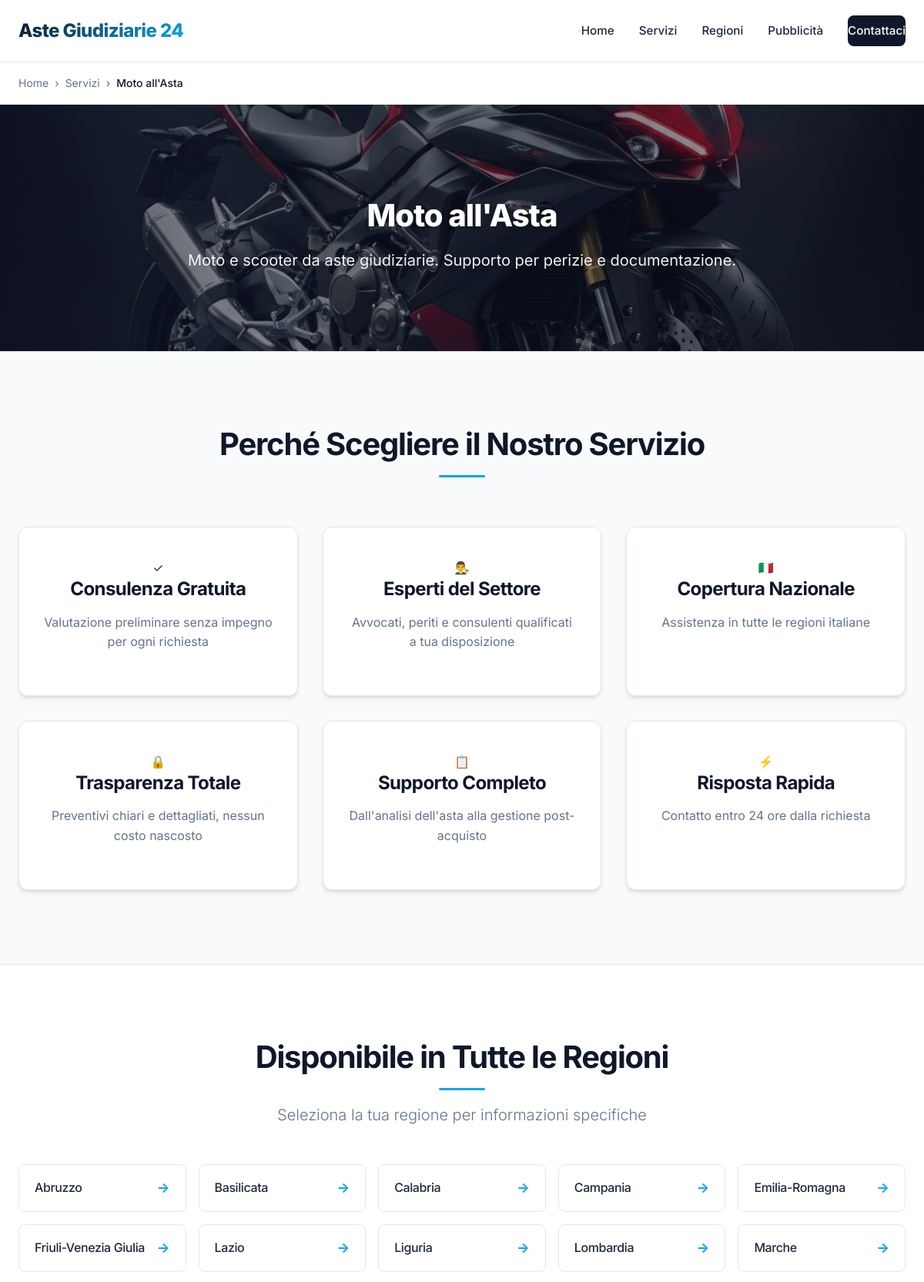
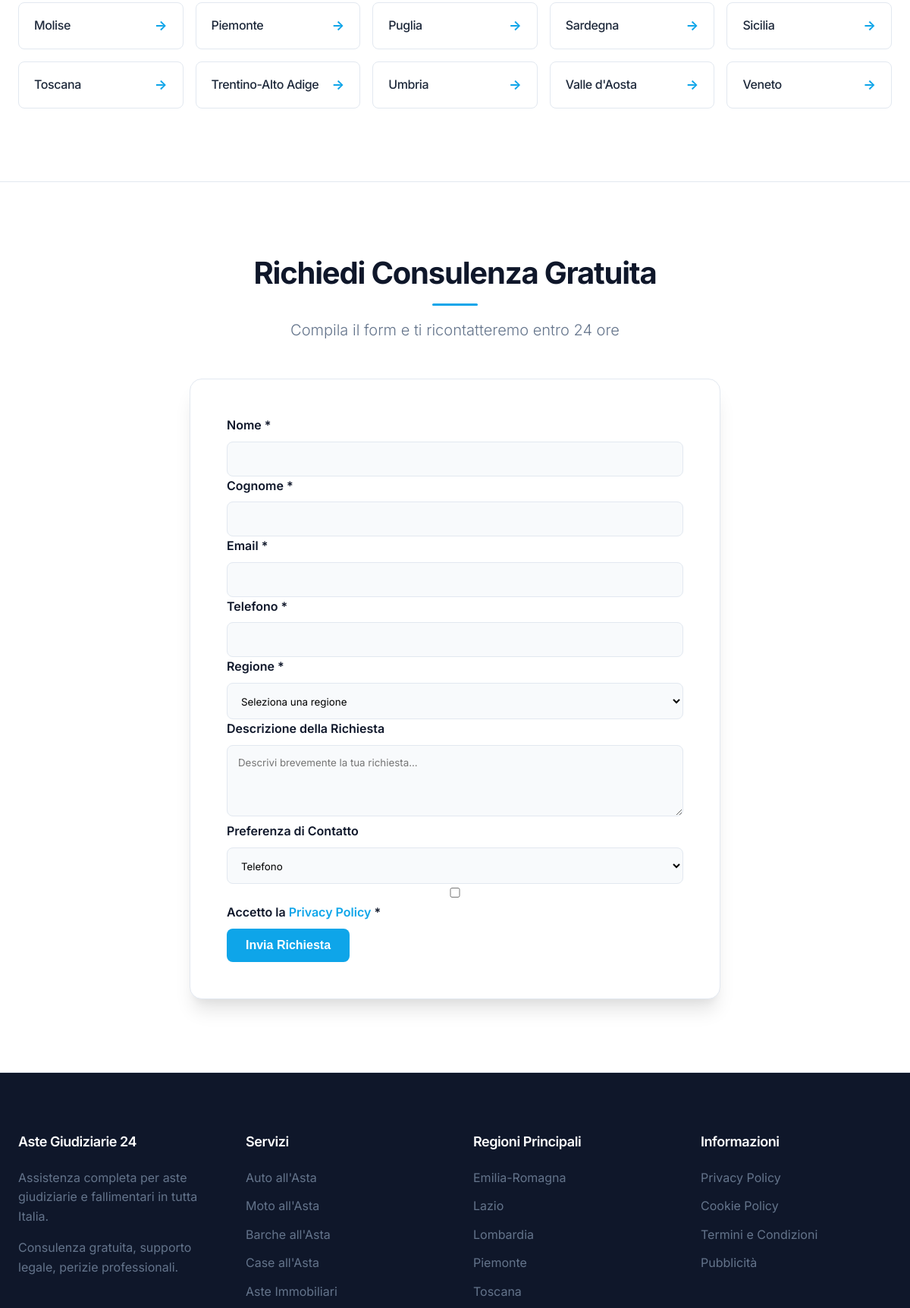
/servizi/moto-allasta (upper part), run on the app's committed database (2 pictures, top to bottom).
### tables this page shows
CREATE TABLE `servizi` (
  `id` int NOT NULL AUTO_INCREMENT,
  `nome` varchar(100) NOT NULL,
  `slug` varchar(100) NOT NULL,
  `categoria` enum('veicoli','immobili','altro') NOT NULL,
  `descrizione_breve` varchar(160) DEFAULT NULL,
  `features` text,
  `prezzo` decimal(10,2) DEFAULT NULL,
  `contenuto` text,
  `immagine` varchar(255) DEFAULT NULL,
  `attivo` tinyint(1) NOT NULL DEFAULT '1',
  `ordine` int NOT NULL DEFAULT '0',
  `meta_title` text,
  `meta_description` text,
  PRIMARY KEY (`id`),
  UNIQUE KEY `slug` (`slug`),
  KEY `idx_slug` (`slug`),
  KEY `idx_categoria` (`categoria`),
  KEY `idx_attivo` (`attivo`),
  KEY `idx_ordine` (`ordine`)
);

CREATE TABLE `regioni` (
  `id` int NOT NULL AUTO_INCREMENT,
  `nome` varchar(100) NOT NULL,
  `slug` varchar(100) NOT NULL,
  `codice_istat` varchar(2) NOT NULL,
  `attiva` tinyint(1) NOT NULL DEFAULT '1',
  `contenuto_custom` text,
  `meta_title` varchar(70) DEFAULT NULL,
  `meta_description` varchar(200) DEFAULT NULL,
  PRIMARY KEY (`id`),
  UNIQUE KEY `slug` (`slug`),
  KEY `idx_slug` (`slug`),
  KEY `idx_attiva` (`attiva`)
);

### public/index.php (called while the page is built)
<?php
require_once __DIR__ . '/../router.php';

### includes/db.php (called while the page is built, shortened)
<?php
class Database
{
    private static $instance = null;
    private $pdo;
    private function __construct()
    {
        try {
            $dsn = "mysql:host=" . DB_HOST . ";port=" . DB_PORT . ";dbname=" . DB_NAME . ";charset=" . DB_CHARSET;
            $options = [
                PDO::ATTR_ERRMODE => PDO::ERRMODE_EXCEPTION,
                PDO::ATTR_DEFAULT_FETCH_MODE => PDO::FETCH_ASSOC,
                PDO::ATTR_EMULATE_PREPARES => false,
                PDO::MYSQL_ATTR_INIT_COMMAND => "SET NAMES " . DB_CHARSET
            ];
            $this->pdo = new PDO($dsn, DB_USER, DB_PASS, $options);
        } catch (PDOException $e) {
            $this->logError('Database connection failed: ' . $e->getMessage());
            if (APP_DEBUG) {
                die('Database connection failed: ' . $e->getMessage());
            } else {
                die('Database connection failed. Please contact support.');
            }
        }
    }
    public static function getInstance()
    {
        if (self::$instance === null) {
            self::$instance = new self();
        }
        return self::$instance;
    }
    public function query($sql, $params = [])
    {
        try {
            $stmt = $this->pdo->prepare($sql);
            $stmt->execute($params);
            return $stmt;
        } catch (PDOException $e) {
            $this->logError('Query failed: ' . $e->getMessage() . ' | SQL: ' . $sql);
            throw $e;
        }
    }
    public function fetchAll($sql, $params = [])
    {
        return $this->query($sql, $params)->fetchAll();
    }
    public function fetchOne($sql, $params = [])
    {
        return $this->query($sql, $params)->fetch();
    }
}
function db()
{
    return Database::getInstance();
}

### public/servizi/servizio-template.php (the view, shortened to what this page needs)
<?php
require_once __DIR__ . '/../../includes/db.php';
require_once __DIR__ . '/../../includes/functions.php';
$regioni = getAllRegioni();
$canonical = APP_URL . '/servizi/' . $servizio['slug'];
$breadcrumbItems = [
    ['name' => 'Home', 'url' => APP_URL],
    ['name' => 'Servizi', 'url' => APP_URL . '/#servizi'],
    ['name' => $servizio['nome'], 'url' => $canonical]
];
include __DIR__ . '/../../includes/header.php';
?>
<section class="breadcrumb-section">
    <div class="container">
        <?= renderBreadcrumbs($breadcrumbItems) ?>
    </div>
</section>
<section class="hero hero-small" <?php if (!empty($servizio['immagine'])): ?>style="background-image: url('/<?= ltrim(htmlspecialchars($servizio['immagine']), '/') ?>'); background-size: cover; background-position: center;"
    <?php endif; ?>>
    <div class="hero-overlay"></div>
    <div class="container">
        <div class="hero-content">
            <h1 class="hero-title">
                <?= htmlspecialchars($servizio['nome']) ?>
            </h1>
            <p class="hero-subtitle">
                <?= htmlspecialchars($servizio['descrizione_breve']) ?>
            </p>
        </div>
    </div>
</section>
<section class="why-us-section">
    <div class="container">
        <div class="section-header">
            <h2>Perché Scegliere il Nostro Servizio</h2>
        </div>
        <div class="benefits-grid">
            <div class="benefit-card">
                <div class="benefit-icon">✓</div>
                <h3>Consulenza Gratuita</h3>
                <p>Valutazione preliminare senza impegno per ogni richiesta</p>
            </div>
            <div class="benefit-card">
                <div class="benefit-icon">👨‍⚖️</div>
                <h3>Esperti del Settore</h3>
                <p>Avvocati, periti e consulenti qualificati a tua disposizione</p>
            </div>
            <div class="benefit-card">
                <div class="benefit-icon">🇮🇹</div>
                <h3>Copertura Nazionale</h3>
                <p>Assistenza in tutte le regioni italiane</p>
            </div>
            <div class="benefit-card">
                <div class="benefit-icon">🔒</div>
                <h3>Trasparenza Totale</h3>
                <p>Preventivi chiari e dettagliati, nessun costo nascosto</p>
            </div>
            <div class="benefit-card">
                <div class="benefit-icon">📋</div>
                <h3>Supporto Completo</h3>
                <p>Dall'analisi dell'asta alla gestione post-acquisto</p>
            </div>
            <div class="benefit-card">
                <div class="benefit-icon">⚡</div>
                <h3>Risposta Rapida</h3>
                <p>Contatto entro 24 ore dalla richiesta</p>
            </div>
        </div>
    </div>
</section>
<section class="locations-section">
    <div class="container">
        <div class="section-header">
            <h2>Disponibile in Tutte le Regioni</h2>
            <p>Seleziona la tua regione per informazioni specifiche</p>
        </div>
        <div class="locations-grid">
            <?php foreach ($regioni as $regione): ?>
                <a href="/<?= $servizio['slug'] ?>/<?= $regione['slug'] ?>" class="location-card">
                    <h3>
                        <?= htmlspecialchars($regione['nome']) ?>
                    </h3>
                    <span class="location-arrow">→</span>
                </a>
            <?php endforeach; ?>
        </div>
    </div>
</section>
<section id="contatti" class="contact-section">
    <div class="container">
        <div class="section-header">
            <h2>Richiedi Consulenza Gratuita</h2>
            <p>Compila il form e ti ricontatteremo entro 24 ore</p>
        </div>
        <div class="contact-form-wrapper">
            <form id="leadForm" class="lead-form" method="POST" action="/api/submit-lead.php">
                <div class="form-row">
                    <div class="form-group">
                        <label for="nome">Nome *</label>
                        <input type="text" id="nome" name="nome" required>
                    </div>
                    <div class="form-group">
                        <label for="cognome">Cognome *</label>
                        <input type="text" id="cognome" name="cognome" required>
                    </div>
                </div>
                <div class="form-row">
                    <div class="form-group">
                        <label for="email">Email *</label>
                        <input type="email" id="email" name="email" required>
                    </div>
                    <div class="form-group">
                        <label for="telefono">Telefono *</label>
                        <input type="tel" id="telefono" name="telefono" required>
                    </div>
                </div>
                <div class="form-group">
                    <label for="regione_id">Regione *</label>
                    <select id="regione_id" name="regione_id" required>
                        <option value="">Seleziona una regione</option>
                    </select>
                </div>
                <div class="form-group">
                    <label for="descrizione">Descrizione della Richiesta</label>
                    <textarea id="descrizione" name="descrizione" rows="4"
                        placeholder="Descrivi brevemente la tua richiesta..."></textarea>
                </div>
                <div class="form-group">
                    <label for="preferenza_contatto">Preferenza di Contatto</label>
                    <select id="preferenza_contatto" name="preferenza_contatto">
                        <option value="telefono">Telefono</option>
                    </select>
                </div>
                <div class="form-group checkbox-group">
                    <label>
                        <input type="checkbox" name="privacy" required>
                        Accetto la <a href="/privacy-policy" target="_blank">Privacy Policy</a> *
                    </label>
                </div>
                <div class="form-actions">
                    <button type="submit" class="btn btn-primary btn-lg">Invia Richiesta</button>
                </div>
            </form>
        </div>
    </div>
</section>
<?php include __DIR__ . '/../../includes/footer.php'; ?>

### includes/footer.php (shortened to what this page needs)
</main>
<footer class="site-footer">
    <div class="container">
        <div class="footer-content">
            <div class="footer-section">
                <h3>Aste Giudiziarie 24</h3>
                <p>Assistenza completa per aste giudiziarie e fallimentari in tutta Italia.</p>
                <p>Consulenza gratuita, supporto legale, perizie professionali.</p>
            </div>
            <div class="footer-section">
                <h4>Servizi</h4>
                <ul>
                    <?php
                    $servizi = getAllServizi();
                    foreach (array_slice($servizi, 0, 6) as $footerServizio):
                        ?>
                        <li><a href="/servizi/<?= $footerServizio['slug'] ?>">
                                <?= htmlspecialchars($footerServizio['nome']) ?>
                            </a></li>
                    <?php endforeach; ?>
                </ul>
            </div>
            <div class="footer-section">
                <h4>Regioni Principali</h4>
                <ul>
                    <?php
                    $regioni = getAllRegioni();
                    $principali = ['Lombardia', 'Lazio', 'Veneto', 'Piemonte', 'Emilia-Romagna', 'Toscana'];
                    foreach ($regioni as $footerRegione):
                        if (in_array($footerRegione['nome'], $principali)):
                            ?>
                            <li><a href="/regioni/<?= $footerRegione['slug'] ?>">
                                    <?= htmlspecialchars($footerRegione['nome']) ?>
                                </a></li>
                            <?php
                        endif;
                    endforeach;
                    ?>
                </ul>
            </div>
            <div class="footer-section">
                <h4>Informazioni</h4>
                <ul>
                    <li><a href="/privacy-policy">Privacy Policy</a></li>
                    <li><a href="/cookie-policy">Cookie Policy</a></li>
                    <li><a href="/termini-condizioni">Termini e Condizioni</a></li>
                    <li><a href="/pubblicita">Pubblicità</a></li>
                </ul>
            </div>
        </div>
    </div>
</footer>
</body>
</html>

### data on the page
servizi: immagine (picture), nome "Moto all'Asta", descrizione_breve "Moto e scooter da aste giudiziarie. Supporto per perizie e documentazione."
regioni: nome "Abruzzo"
regioni: nome "Basilicata"
regioni: nome "Calabria"
regioni: nome "Campania"
regioni: nome "Emilia-Romagna"
regioni: nome "Friuli-Venezia Giulia"
regioni: nome "Lazio"
regioni: nome "Liguria"
regioni: nome "Lombardia"
regioni: nome "Marche"
regioni: nome "Molise"
regioni: nome "Piemonte"
regioni: nome "Puglia"
regioni: nome "Sardegna"
regioni: nome "Sicilia"
regioni: nome "Toscana"
regioni: nome "Trentino-Alto Adige"
regioni: nome "Umbria"
regioni: nome "Valle d'Aosta"
regioni: nome "Veneto"
servizi: nome "Auto all'Asta"
servizi: nome "Barche all'Asta"
servizi: nome "Case all'Asta"
servizi: nome "Aste Immobiliari"

### other printed values
$item['name'] "Home"
$item['name'] "Servizi"
$item['name'] "Moto all'Asta"
